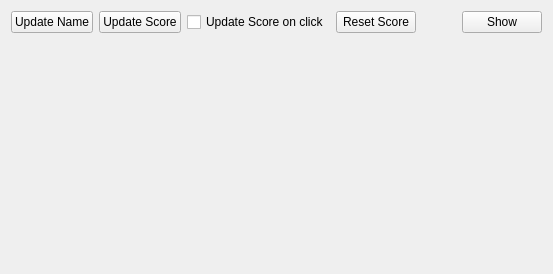
      <widget class="QWidget" name="tabScore">
       <attribute name="title">
        <string>Score</string>
       </attribute>
       <layout class="QVBoxLayout" name="verticalLayout_5">
        <item>
         <layout class="QHBoxLayout" name="horizontalLayout_3">
          <item>
           <widget class="QPushButton" name="pushButtonUpdateNames">
            <property name="text">
             <string>Update Name</string>
            </property>
           </widget>
          </item>
          <item>
           <widget class="QPushButton" name="pushButtonUpdateScore">
            <property name="text">
             <string>Update Score</string>
            </property>
           </widget>
          </item>
          <item>
           <widget class="QCheckBox" name="checkBoxUpdateOnClick">
            <property name="text">
             <string>Update Score on click</string>
            </property>
           </widget>
          </item>
          <item>
           <widget class="QPushButton" name="pushButtonResetScore">
            <property name="text">
             <string>Reset Score</string>
            </property>
           </widget>
          </item>
          <item>
           <spacer name="horizontalSpacer_5">
            <property name="orientation">
             <enum>Qt::Horizontal</enum>
            </property>
            <property name="sizeHint" stdset="0">
             <size>
              <width>40</width>
              <height>20</height>
             </size>
            </property>
           </spacer>
          </item>
          <item>
           <widget class="QPushButton" name="pushButtonShowScore">
            <property name="text">
             <string>Show</string>
            </property>
           </widget>
          </item>
         </layout>
        </item>
        <item>
         <spacer name="verticalSpacer_4">
          <property name="orientation">
           <enum>Qt::Vertical</enum>
          </property>
          <property name="sizeHint" stdset="0">
           <size>
            <width>20</width>
            <height>230</height>
           </size>
          </property>
         </spacer>
        </item>
       </layout>
      </widget>
